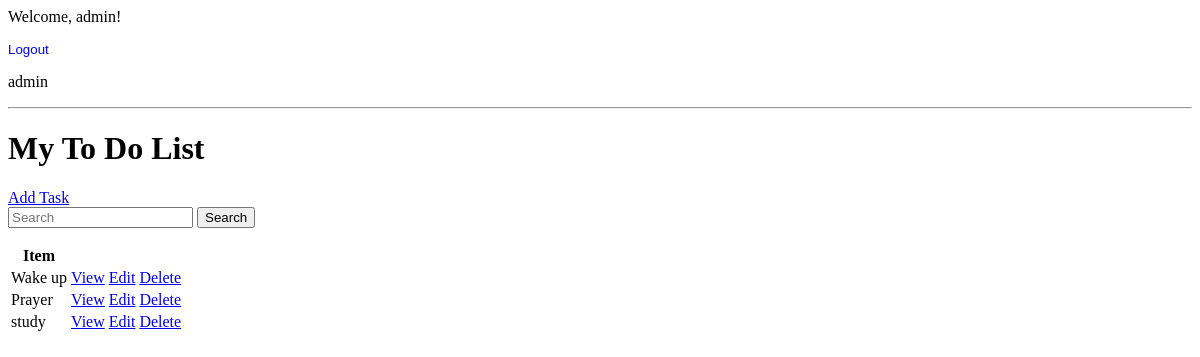
Page / (signed in) on the earlier database version.
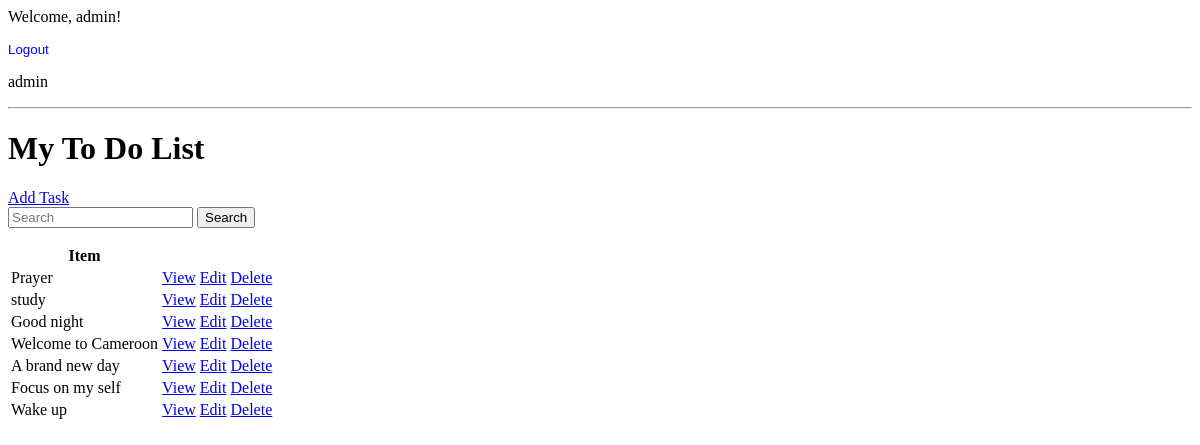
Same page on the later database version.
### base/models.py (models this page shows, shortened)
class Task(models.Model):
    user = models.ForeignKey(User, on_delete=models.CASCADE, null=True, blank=True)
    title = models.CharField(max_length=200)
    description = models.TextField(null=True, blank=True)
    completed = models.BooleanField(default=False)
    created_at = models.DateTimeField(auto_now_add=True)
    class Meta:
        ordering = ['completed']

### base/views.py (the view)
# urls.py: path('', TaskList.as_view(), name='tasks'),
class TaskList(LoginRequiredMixin, ListView):
    model = Task
    context_object_name = 'tasks'
    def get_context_data(self, **kwargs):
        context = super().get_context_data(**kwargs)
        context['tasks'] = context['tasks'].filter(user=self.request.user)
        context['count'] = context['tasks'].filter(completed=False).count()
        search_input = self.request.GET.get('search-area') or ''
        if search_input:
            context['tasks'] = context['tasks'].filter(
                title__startswith=search_input)
        context['search_input'] = search_input
        return context

### base/templates/base/task_list.html (shortened to what this page needs)
{% if request.user.is_authenticated %}
    <p> Welcome, {{ request.user.username }}!</p>
    <form action="{% url 'logout' %}" method="post" style="display:inline;">
    <button type="submit" style="background:none;border:none;color:blue;cursor:pointer;padding:0;">Logout</button>
</form>
{% else %}
    <a href="{% url 'login' %}">Login</a>
{% endif %}
<p> {{ request.user}} </p>
<hr>
<h1>My To Do List</h1>
<a href="{% url 'task-create' %}">Add Task</a>
<form>
    <input type="text" name="search-area" placeholder="Search" value="{{ search_input }}">
    <input type="submit" value="Search">
</form>
<table>
    <tr>
        <th>Item</th>
        <th></th>
        <th></th>
        <th></th>
    </tr>
    {% for task in tasks %}
    <tr>
        <td>{{ task.title }}</td>
        <td><a href="{% url 'task' task.id %}">View</a></td>
        <td><a href="{% url 'task-update' task.id %}">Edit</a></td>
        <td><a href="{% url 'task-delete' task.id %}">Delete</a></td>
    </tr>
    {% empty %}
    <h3>No items in the list.</h3>
    {% endfor %}

Differences in the rows shown:
added Task: title "Good night"
added Task: title "Welcome to Cameroon"
added Task: title "A brand new day"
added Task: title "Focus on my self"
changed Task "Wake up": moves down the list
